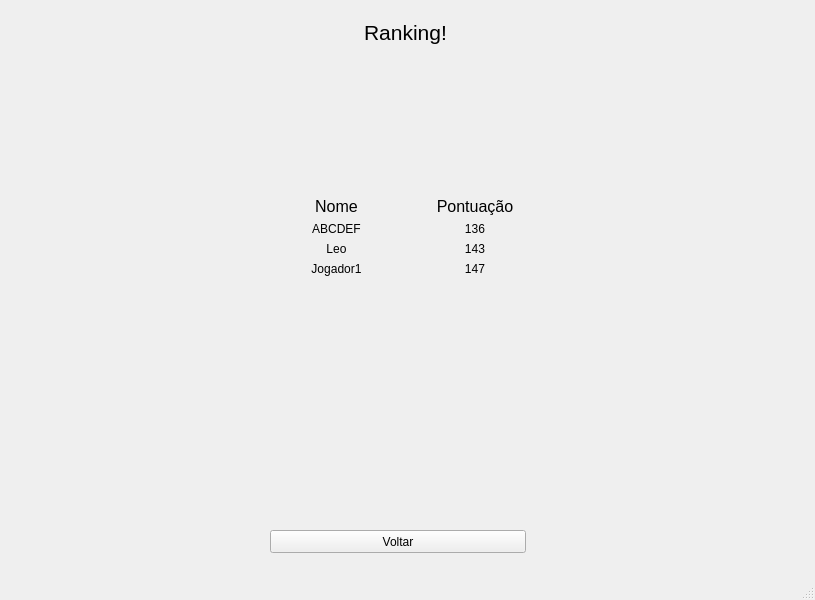
<?xml version="1.0" encoding="UTF-8"?>
<ui version="4.0">
 <class>Ui_Ranking</class>
 <widget class="QMainWindow" name="Ui_Ranking">
  <property name="geometry">
   <rect>
    <x>0</x>
    <y>0</y>
    <width>815</width>
    <height>600</height>
   </rect>
  </property>
  <property name="windowTitle">
   <string>Geometry Pool</string>
  </property>
  <widget class="QWidget" name="centralwidget">
   <widget class="QWidget" name="horizontalLayoutWidget_5">
    <property name="geometry">
     <rect>
      <x>0</x>
      <y>0</y>
      <width>811</width>
      <height>491</height>
     </rect>
    </property>
    <layout class="QHBoxLayout" name="horizontalLayout_5">
     <item>
      <spacer name="horizontalSpacer">
       <property name="orientation">
        <enum>Qt::Horizontal</enum>
       </property>
       <property name="sizeHint" stdset="0">
        <size>
         <width>40</width>
         <height>20</height>
        </size>
       </property>
      </spacer>
     </item>
     <item>
      <layout class="QGridLayout" name="gridLayout">
       <item row="3" column="0">
        <layout class="QHBoxLayout" name="horizontalLayout_4">
         <item>
          <widget class="QLabel" name="label_8">
           <property name="text">
            <string>Jogador1</string>
           </property>
           <property name="alignment">
            <set>Qt::AlignCenter</set>
           </property>
          </widget>
         </item>
         <item>
          <widget class="QLabel" name="label_9">
           <property name="text">
            <string>147</string>
           </property>
           <property name="alignment">
            <set>Qt::AlignCenter</set>
           </property>
          </widget>
         </item>
        </layout>
       </item>
       <item row="2" column="0">
        <layout class="QHBoxLayout" name="horizontalLayout_3">
         <item>
          <widget class="QLabel" name="label_6">
           <property name="text">
            <string>Leo</string>
           </property>
           <property name="alignment">
            <set>Qt::AlignCenter</set>
           </property>
          </widget>
         </item>
         <item>
          <widget class="QLabel" name="label_7">
           <property name="text">
            <string>143</string>
           </property>
           <property name="alignment">
            <set>Qt::AlignCenter</set>
           </property>
          </widget>
         </item>
        </layout>
       </item>
       <item row="1" column="0">
        <layout class="QHBoxLayout" name="horizontalLayout">
         <item>
          <widget class="QLabel" name="label_2">
           <property name="text">
            <string>ABCDEF</string>
           </property>
           <property name="alignment">
            <set>Qt::AlignCenter</set>
           </property>
          </widget>
         </item>
         <item>
          <widget class="QLabel" name="label_3">
           <property name="text">
            <string>136</string>
           </property>
           <property name="alignment">
            <set>Qt::AlignCenter</set>
           </property>
          </widget>
         </item>
        </layout>
       </item>
       <item row="0" column="0">
        <layout class="QVBoxLayout" name="verticalLayout">
         <item>
          <spacer name="horizontalSpacer_3">
           <property name="orientation">
            <enum>Qt::Horizontal</enum>
           </property>
           <property name="sizeHint" stdset="0">
            <size>
             <width>40</width>
             <height>20</height>
            </size>
           </property>
          </spacer>
         </item>
         <item>
          <widget class="QLabel" name="label">
           <property name="font">
            <font>
             <pointsize>16</pointsize>
            </font>
           </property>
           <property name="text">
            <string>Ranking!</string>
           </property>
           <property name="alignment">
            <set>Qt::AlignCenter</set>
           </property>
          </widget>
         </item>
         <item>
          <spacer name="verticalSpacer_2">
           <property name="orientation">
            <enum>Qt::Vertical</enum>
           </property>
           <property name="sizeHint" stdset="0">
            <size>
             <width>20</width>
             <height>40</height>
            </size>
           </property>
          </spacer>
         </item>
         <item>
          <layout class="QHBoxLayout" name="horizontalLayout_2">
           <item>
            <widget class="QLabel" name="label_4">
             <property name="font">
              <font>
               <pointsize>12</pointsize>
              </font>
             </property>
             <property name="text">
              <string>Nome</string>
             </property>
             <property name="alignment">
              <set>Qt::AlignCenter</set>
             </property>
            </widget>
           </item>
           <item>
            <widget class="QLabel" name="label_5">
             <property name="font">
              <font>
               <pointsize>12</pointsize>
              </font>
             </property>
             <property name="text">
              <string>Pontuação</string>
             </property>
             <property name="alignment">
              <set>Qt::AlignCenter</set>
             </property>
            </widget>
           </item>
          </layout>
         </item>
        </layout>
       </item>
       <item row="4" column="0">
        <spacer name="verticalSpacer">
         <property name="orientation">
          <enum>Qt::Vertical</enum>
         </property>
         <property name="sizeHint" stdset="0">
          <size>
           <width>20</width>
           <height>40</height>
          </size>
         </property>
        </spacer>
       </item>
      </layout>
     </item>
     <item>
      <spacer name="horizontalSpacer_2">
       <property name="orientation">
        <enum>Qt::Horizontal</enum>
       </property>
       <property name="sizeHint" stdset="0">
        <size>
         <width>40</width>
         <height>20</height>
        </size>
       </property>
      </spacer>
     </item>
    </layout>
   </widget>
   <widget class="QPushButton" name="RbuttonVoltar">
    <property name="geometry">
     <rect>
      <x>270</x>
      <y>530</y>
      <width>256</width>
      <height>23</height>
     </rect>
    </property>
    <property name="styleSheet">
     <string notr="true"/>
    </property>
    <property name="text">
     <string>Voltar</string>
    </property>
   </widget>
  </widget>
  <widget class="QMenuBar" name="menubar">
   <property name="geometry">
    <rect>
     <x>0</x>
     <y>0</y>
     <width>815</width>
     <height>21</height>
    </rect>
   </property>
  </widget>
  <widget class="QStatusBar" name="statusbar"/>
 </widget>
 <resources/>
 <connections/>
</ui>
